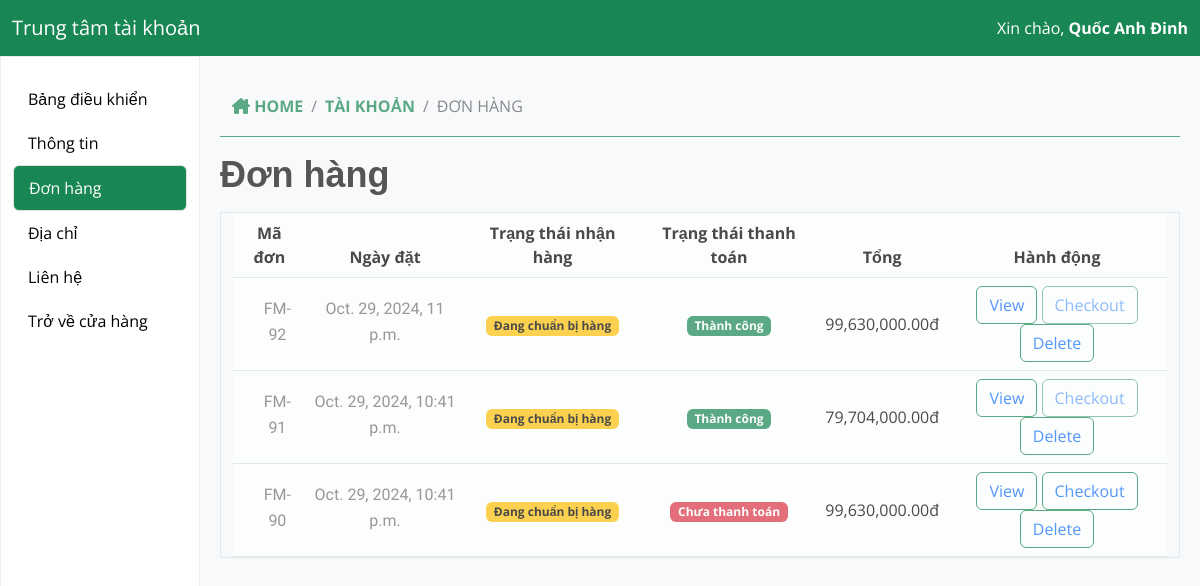
Before: /dashboard/order/ (signed in) with the older database file.
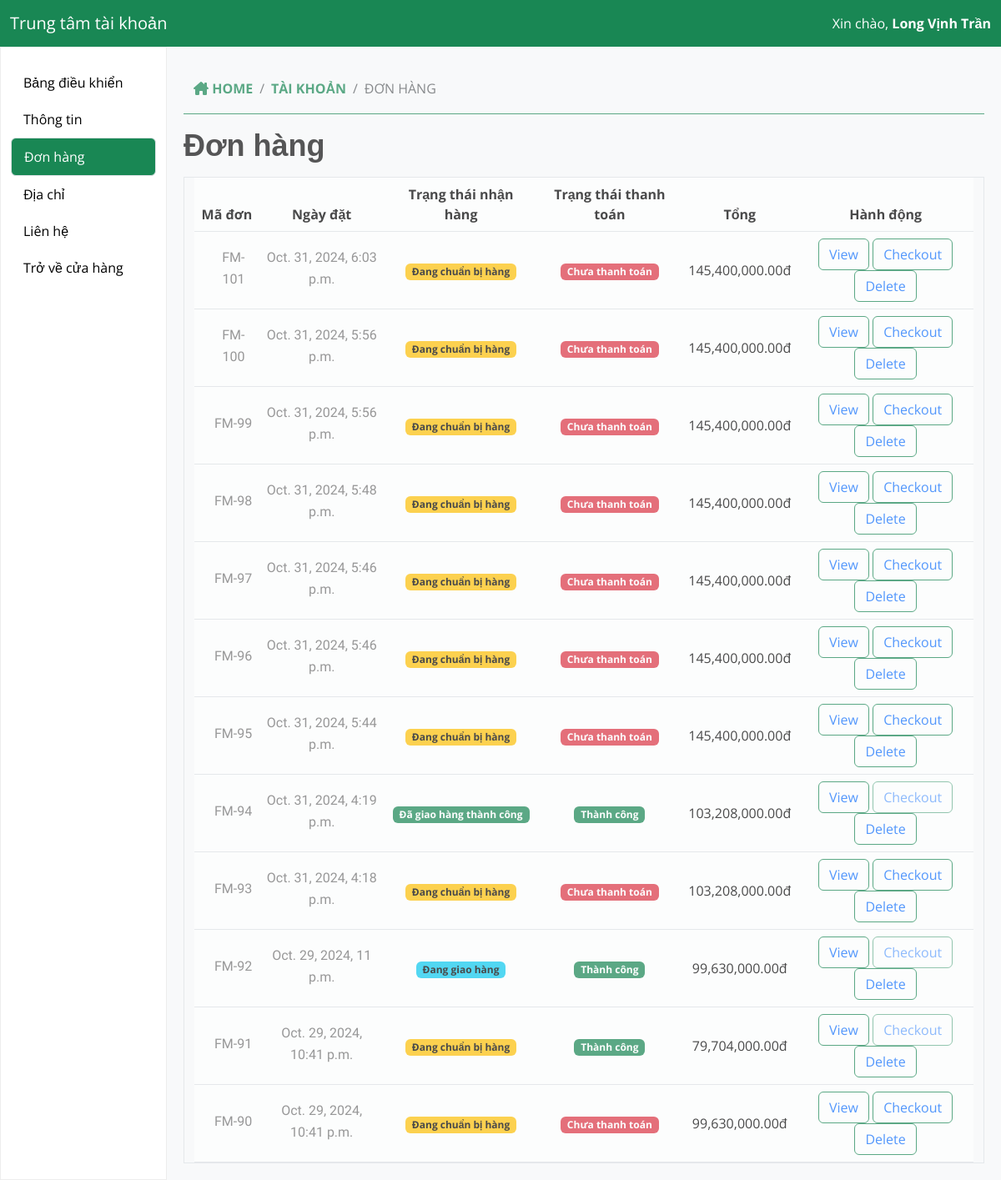
After: the same page with the newer database file.
### userauths/models.py (models this page shows, shortened)
class Profile(models.Model):
    user = models.OneToOneField(User, on_delete=models.CASCADE)
    image = cloudinary.models.CloudinaryField('images', folder="fresh_mart")
    full_name = models.CharField(max_length=200, null=True, blank=True)
    bio = models.CharField(max_length=200, null=True, blank=True)
    phone = models.CharField(max_length=200, null=True, blank=True)
    address = models.CharField(max_length=200, null=True, blank=True)
    country = models.CharField(max_length=200, null=True, blank=True)
    verified = models.BooleanField(default=False, null=True, blank=True)

### core/models.py (models this page shows)
class CartOrder(models.Model):
    user = models.ForeignKey(User, on_delete=models.CASCADE)
    full_name = models.CharField(max_length=100, null=True, blank=True)
    email = models.CharField(max_length=100, null=True, blank=True)
    phone = models.CharField(max_length=100, null=True, blank=True)
    address = models.CharField(max_length=100, null=True, blank=True)
    city = models.CharField(max_length=100, null=True, blank=True)
    state = models.CharField(max_length=100, null=True, blank=True)
    country = models.CharField(max_length=100, null=True, blank=True)
    price = models.DecimalField(max_digits=12, decimal_places=2, default="0.00")
    saved = models.DecimalField(max_digits=12, decimal_places=2, default="0.00")
    coupons = models.ManyToManyField("core.Coupon", blank=True)
    shipping_method = models.CharField(max_length=100, null=True, blank=True)
    tracking_id = models.CharField(max_length=100, null=True, blank=True)
    tracking_website_address = models.CharField(max_length=100, null=True, blank=True)
    paid_status = models.BooleanField(default=False)
    order_date = models.DateTimeField(auto_now_add=False, null=True, blank=True)
    product_status = models.CharField(choices=STATUS_CHOICE, max_length=30, default="processing")
    sku = ShortUUIDField(null=True, blank=True, length=5,prefix="SKU", max_length=20, alphabet="1234567890")
    oid = ShortUUIDField(null=True, blank=True, length=8, max_length=20, alphabet="1234567890")
    stripe_payment_intent = models.CharField(max_length=1000, null=True, blank=True)
    class Meta:
        verbose_name_plural = "Cart Order"

### dashboard/views.py (the view)
# urls.py: path("order/", order_view, name="order"),
def order_view(request):
  user_profile = Profile.objects.get(user=request.user)
  orders_list = CartOrder.objects.filter(user=request.user).order_by("-id")
  context = {
    "orders_list": orders_list,
    "user_profile": user_profile,
    'active_section': 'order'
  }
  return render(request,'dashboard/order.html',context)

### core/context_processor.py (called while the page is built)
def default(request):
  categories  = Category.objects.all()
  username = request.user
  min_max_price = Product.objects.aggregate(Min("price"),Max("price"))
  if request.user.is_authenticated:
    try:
        wishlist = WishList.objects.filter(user=request.user)
    except:
        messages.warning(request, "Bạn cần đăng nhập trước.")
        wishlist = 0
  else:
      wishlist = 0
  cart_total_amount = 0
  if 'cart_data_obj' in request.session:
      for p_id, item in request.session['cart_data_obj'].items():
          cart_total_amount += int(item['qty']) * float(item['price'])
  return {
    "categories":categories,
    'wishlist':wishlist,
    "min_max_price":min_max_price,
    "username":username,
    "cart_total_amount":cart_total_amount
  }

### templates/dashboard/order.html (shortened to what this page needs)
{% extends 'partials/user.html' %}
{% load static %}
{% load humanize %}
{% block order %}
  <section class="border-bottom border-success mb-3">
    <div class="container">
      <div class="row">
        <div class="col-lg-12">
          <nav aria-label="breadcrumb">
            <ol class="breadcrumb d-flex align-items-center m-0" style="height: 60px;">
              <li class="breadcrumb-item">
                <i class="fa-solid fa-house-chimney text-success"></i>
                <a class="text-uppercase text-success fw-bold" href="{% url 'core:index' %}">Home</a>
              </li>
              <li class="breadcrumb-item">
                <a class="text-uppercase text-success fw-bold" href="{% url 'core:index' %}">Tài khoản</a>
              </li>
              <li class="breadcrumb-item active text-uppercase" aria-current="page">Đơn hàng</li>
            </ol>
          </nav>
        </div>
      </div>
    </div>
  </section>
  <h2 class="fw-semibold mb-3">Đơn hàng</h2>
  <div class="container border">
    <table class="table align-middle mb-0 bg-white table-hover text-center">
      <thead class="bg-light">
        <tr>
          <th>Mã đơn</th>
          <th>Ngày đặt</th>
          <th>Trạng thái nhận hàng</th>
          <th>Trạng thái thanh toán</th>
          <th>Tổng</th>
          <th>Hành động</th>
        </tr>
      </thead>
      <tbody>
        {% for o in orders_list %}
          <tr>
            <td>
              <div class="d-flex align-items-center">
                <div class="ms-3">
                  <p class="fw-medium mb-1">FM-{{ o.id }}</p>
                </div>
              </div>
            </td>
            <td>
              <p class="fw-normal mb-1">{{ o.order_date }}</p>
            </td>
            <td>
              {% if o.product_status == 'processing' %}
                <span class="badge text-bg-warning">Đang chuẩn bị hàng</span>
              {% elif o.product_status == 'shipped' %}
                <span class="badge text-bg-info">Đang giao hàng</span>
              {% elif o.product_status == 'delivered' %}
                <span class="badge text-bg-success px-2">Đã giao hàng thành công</span>
              {% endif %}
            </td>
            <td>
              {% if o.paid_status %}
                <span class="badge text-bg-success">Thành công</span>
              {% else %}
                <span class="badge text-bg-danger">Chưa thanh toán</span>
              {% endif %}
            </td>
            <td>{{ o.price|intcomma }}đ</td>
            <td>
              <button type="button" class="btn btn-outline-success"><a href="{% url 'dashboard:order-detail' o.id %}">View</a></button>
              {% if o.paid_status %}
                <button disabled type="button" class="btn btn-outline-success text-secondary"><a href="{% url 'core:checkout' o.oid %}">Checkout</a></button>
              {% else %}
                <button type="button" class="btn btn-outline-success"><a href="{% url 'core:checkout' o.oid %}">Checkout</a></button>
              {% endif %}
              <button type="button" class="btn btn-outline-success"><a href="{% url 'core:checkout' o.oid %}">Delete</a></button>
            </td>
          </tr>
        {% endfor %}
      </tbody>
    </table>
  </div>
{% endblock %}

### templates/partials/user.html (shortened to what this page needs)
{% load static %}
{% load humanize %}
<!DOCTYPE html>
<html lang="en">
  <head>
    <link rel="stylesheet" href="https://cdnjs.cloudflare.com/ajax/libs/font-awesome/6.6.0/css/all.min.css" />
    <link href="https://cdn.jsdelivr.net/npm/bootstrap@5.3.3/dist/css/bootstrap.min.css" rel="stylesheet" />
    <link rel="stylesheet" href="//cdn.jsdelivr.net/npm/alertifyjs@1.14.0/build/css/alertify.min.css" />
    <link rel="stylesheet" href="//cdn.jsdelivr.net/npm/alertifyjs@1.14.0/build/css/themes/default.min.css" />
    <link rel="stylesheet" href="{% static 'assets/css/nice-select.css' %}" type="text/css" />
    <link rel="stylesheet" href="{% static 'assets/css/jquery-ui.min.css' %}" type="text/css" />
    <link rel="stylesheet" href="{% static 'assets/css/owl.carousel.min.css' %}" type="text/css" />
    <link rel="stylesheet" href="{% static 'assets/css/slicknav.min.css' %}" type="text/css" />
    <link rel="stylesheet" href="{% static 'assets/css/style.css' %}" type="text/css" />
  </head>
  <body>
    <nav class="navbar navbar-dark bg-success">
      <div class="container-fluid">
        <a class="navbar-brand" href="#">Trung tâm tài khoản</a>
        <span class="navbar-text text-white">Xin chào, <strong>{{ user_profile.full_name }}</strong></span>
      </div>
    </nav>
    <div class="container-fluid">
      <div class="row">
        <div class="col-md-3 col-lg-2 sidebar" style="height: inherit;min-height: 100vh;">
          <a class="{% if active_section == 'index' %}bg-success border rounded text-white{% endif %}" href="{% url 'dashboard:index' %}" onclick="">Bảng điều khiển</a>
          <a class="{% if active_section == 'profile' or active_section == 'edit_profile' %}bg-success border rounded text-white{% endif %}" href="{% url 'dashboard:profile' %}" onclick="">Thông tin</a>
          <a class="{% if active_section == 'order' or active_section == 'order_detail' %}bg-success border rounded text-white{% endif %}" href="{% url 'dashboard:order' %}" onclick="">Đơn hàng</a>
          <a class="{% if active_section == 'address' %}bg-success border rounded text-white{% endif %}" href="{% url 'dashboard:address' %}" onclick="">Địa chỉ</a>
          <a href="#" onclick="">Liên hệ</a>
          <a href="{% url 'core:index' %}">Trở về cửa hàng</a>
        </div>
        <div class="col-md-9 col-lg-10 content bg-body-tertiary">
          <div id="messages" class="section-content {% if active_section == 'order' %}active-section{% endif %}">
            {% block order %}
            {% endblock %}
          </div>
        </div>
      </div>
    </div>
  </body>
</html>

### static/assets/css/style.css (style rules this page uses)
tml, body { height: 100%; font-family: "Open Sans", sans-serif; -webkit-font-smoothing: antialiased; }
h1, h2, h3, h4, h5, h6 { margin: 0; color: #111111; font-weight: 400; font-family: "Public Sans", sans-serif; }
h2 { font-size: 36px; }
p { font-size: 16px; font-family: "Cairo", sans-serif; color: #6f6f6f; font-weight: 400; line-height: 26px; margin: 0 0 15px 0; }
a { text-decoration: none; }
ul, ol { padding: 0; margin: 0; }
@media only screen and (min-width: 1200px) { .container { max-width: 1170px; } }

### templates/partials/user.html (style rules this page uses)
.sidebar { height: 100vh; background-color: white; color: white; padding-top: 20px; border: 1px solid #ededed; }
.sidebar a { color: black; padding: 10px 15px; display: block; text-decoration: none; }
.content { padding: 20px; }
.section-content { display: none; opacity: 0.7; }
.active-section { display: block; }

Changed rows visible on the page:
changed Profile: full_name "Quốc Anh Đinh" → "Long Vịnh Trần"
added CartOrder: id "101", order_date "Oct. 31, 2024, 6:03 p.m.", product_status "Đang chuẩn bị hàng", paid_status "Chưa thanh toán", price "145,400,000.00"
added CartOrder: id "100", order_date "Oct. 31, 2024, 5:56 p.m.", product_status "Đang chuẩn bị hàng", paid_status "Chưa thanh toán", price "145,400,000.00"
added CartOrder: id "99", order_date "Oct. 31, 2024, 5:56 p.m.", product_status "Đang chuẩn bị hàng", paid_status "Chưa thanh toán", price "145,400,000.00"
added CartOrder: id "98", order_date "Oct. 31, 2024, 5:48 p.m.", product_status "Đang chuẩn bị hàng", paid_status "Chưa thanh toán", price "145,400,000.00"
added CartOrder: id "97", order_date "Oct. 31, 2024, 5:46 p.m.", product_status "Đang chuẩn bị hàng", paid_status "Chưa thanh toán", price "145,400,000.00"
added CartOrder: id "96", order_date "Oct. 31, 2024, 5:46 p.m.", product_status "Đang chuẩn bị hàng", paid_status "Chưa thanh toán", price "145,400,000.00"
added CartOrder: id "95", order_date "Oct. 31, 2024, 5:44 p.m.", product_status "Đang chuẩn bị hàng", paid_status "Chưa thanh toán", price "145,400,000.00"
added CartOrder: id "94", order_date "Oct. 31, 2024, 4:19 p.m.", product_status "Đã giao hàng thành công", paid_status "Thành công", price "103,208,000.00"
added CartOrder: id "93", order_date "Oct. 31, 2024, 4:18 p.m.", product_status "Đang chuẩn bị hàng", paid_status "Chưa thanh toán", price "103,208,000.00"
changed CartOrder "Oct. 29, 2024, 11 p.m.": product_status "Đang chuẩn bị hàng" → "Đang giao hàng"
